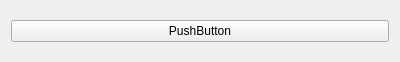
<?xml version="1.0" encoding="UTF-8"?>
<ui version="4.0">
 <class>Widget</class>
 <widget class="QWidget" name="Widget">
  <property name="geometry">
   <rect>
    <x>0</x>
    <y>0</y>
    <width>400</width>
    <height>62</height>
   </rect>
  </property>
  <property name="windowTitle">
   <string>Widget</string>
  </property>
  <layout class="QHBoxLayout" name="horizontalLayout">
   <item>
    <widget class="QPushButton" name="pushButton">
     <property name="text">
      <string>PushButton</string>
     </property>
    </widget>
   </item>
  </layout>
 </widget>
 <layoutdefault spacing="6" margin="11"/>
 <resources/>
 <connections/>
</ui>
